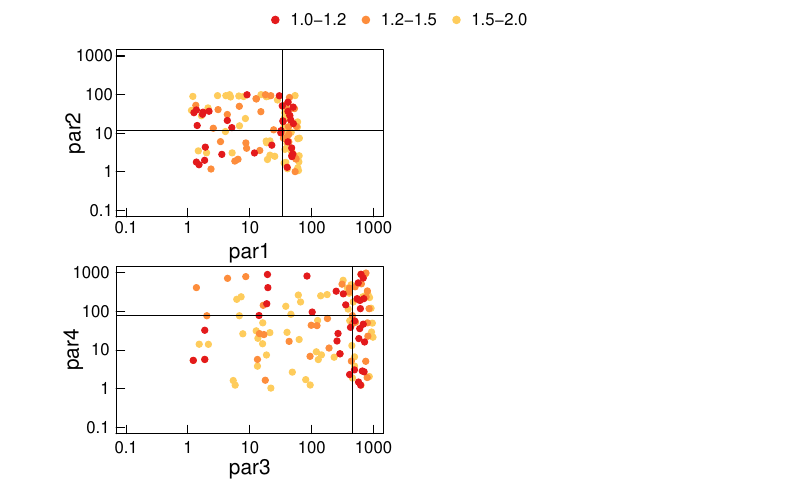

Reproduce this figure in R.
##################################################################################
# shell.R
#
# 
##################################################################################
library(sfsmisc)
library(magicaxis)
library(MASS)
library(lattice)
library(plotrix)

##################################################################################

# plotting transparency
alphap <- 0.0
 
# for colors, see:
# http://colorbrewer2.org/#type=sequential&scheme=YlOrRd&n=4
col1 <- "#e31a1c"
col2 <- "#fd8d3c"
col3 <- "#fecc5c"
#col4 <- "#ffffb2"

# symbols
# character
ch1 <- 19
ch2 <- 19
ch3 <- 19
# size
sz1 <- 1.0
sz2 <- 1.0
sz3 <- 1.0

##################################################################################

roundDown <- function(x) 10^floor(log10(x))
roundUp <- function(x) 10^ceiling(log10(x))

##################################################################################
# DISPLAYED RESULTS ARE FOR ALL SOLUTIONS 
##################################################################################
## make multi-panel graph;
## set margins in order south, west, north, east
## oma is "outer margin" of entire figure
## mar is the margin of individual panels, which sets margin sizes in
##    order bottom, left, top, right
## mfcol=c(nrows, ncols) fills in the matrix by columns 
## tck sets tick mark lengths; negative value makes them point
##    outward
## las=1 shows tick mark labels in horizontal orientation
## mgp sets axis label locations relative to edge of inner plot window;
###   first value represents label locations [xlab, ylab], the second
###   the tick mark labels, the third the tick marks; default is c(3,1,0)

# name of file with simulations
simu <- read.table("shell.out", header=TRUE, skip=0, na.strings = "NA")

## redirect graphic output to pdf file  
pdf(file="shell.pdf", width=8, height=5, onefile=F)

par(mfcol=c(2,2), mar=c(3,5,0,1), oma=c(1.0,2.0,3.0,2.0), tck=0.05, 
    las=1, mgp=c(0,0.1,0))

######## PLOT lt ##################################################################
# Tpeak versus rhopeak
plot( 1, type="n", lwd=2, xlim=c(1.0e-1,1.0e3), ylim=c(1.0e-1,1.0e3), 
       main="", xlab = "", ylab = "", axes=FALSE,
       cex=1.0, cex.lab=1.0, cex.axis=1.2, cex.main=1.0, log="xy" )
# control distance tick mark labels and axis
# don't touch first number
# second number controls distance tick mark labels and axis
# don't touch third number
magaxis(mgp=c(0,0.2,0), minorn=0, cex=1.0, cex.lab=1.0, cex.main=1.0, cex.axis=1.2)
box()

# control distance between axis and label [line=...]
title(xlab=expression(paste("par1")), line=2.0, cex.lab=1.5)  
title(ylab=expression(paste("par2")), line=1.7, cex.lab=1.5)

# add simulations
for (i in 1:length(simu$ratio_max)) {
    if(simu[i,5] >= 1.5 & simu[i,5] <= 2.0) {
      points(simu[i,1], simu[i,2], col=col3, pch=ch3, cex=sz3)
    }
}
for (i in 1:length(simu$ratio_max)) {
    if(simu[i,5] >= 1.2 & simu[i,5] <= 1.5){
      points(simu[i,1], simu[i,2], col=col2, pch=ch2, cex=sz2)
    }
}
for (i in 1:length(simu$ratio_max)) {
    if(simu[i,5] >= 1.0 & simu[i,5] <= 1.2) {
      points(simu[i,1], simu[i,2], col=col1, pch=ch1, cex=sz1)
    }
}
#for (i in 1:length(simu$ratio_max)) {
#    if(simu[i,9] <= 1.5) {
#      points(simu[i,1]/1e9, simu[i,2], col=col1, pch=ch1, cex=sz1)
#    }
#}

abline(h=12)
abline(v=34)

######## PLOT lb ##################################################################
## timeT versus timerho
plot( 1, type="n", lwd=2, xlim=c(1.0e-1,1.0e3), ylim=c(1.0e-1,1.0e3),
       main="", xlab = "", ylab = "", 
       cex=1.0, cex.lab=1.0, cex.main=1.0, cex.axis=1.0, log="xy", axes=FALSE )
# control distance tick mark labels and axis
# don't touch first number
# second number controls distance tick mark labels and axis
# don't touch third number
magaxis(mgp=c(0,0.4,0), minorn=0, cex=1.0, cex.lab=1.0, cex.main=1.0, cex.axis=1.2)
box()

# control distance between axis and label [line=...]
title(xlab=expression(paste("par3")), line=1.9, cex.lab=1.5)
title(ylab=expression(paste("par4")), line=1.8, cex.lab=1.5)

# add simulations
for (i in 1:length(simu$ratio_max)) {
    if(simu[i,5] >= 1.5 & simu[i,5] <= 2.0) {
      points(simu[i,3], simu[i,4], col=col3, pch=ch3, cex=sz3)
    }
}
for (i in 1:length(simu$ratio_max)) {
    if(simu[i,5] >= 1.2 & simu[i,5] <= 1.5){
      points(simu[i,3], simu[i,4], col=col2, pch=ch2, cex=sz2)
    }
}
for (i in 1:length(simu$ratio_max)) {
    if(simu[i,5] >= 1.0 & simu[i,5] <= 1.2) {
      points(simu[i,3], simu[i,4], col=col1, pch=ch1, cex=sz1)
    }
}
#for (i in 1:length(simu$ratio_max)) {
#    if(simu[i,9] <= 1.5) {
#      points(simu[i,4], simu[i,5], col=col1, pch=ch1, cex=sz1)
#    }
#}

abline(h=78)
abline(v=456)

# plot legend
par(fig = c(0, 1, 0, 1), oma = c(0, 0, 0, 0), mar = c(0, 0, 0, 0), new = TRUE)
plot(0, 0, type = "n", bty = "n", xaxt = "n", yaxt = "n")
legend("top", c("1.0-1.2 ", "1.2-1.5 ", "1.5-2.0 "), xpd = TRUE, horiz = TRUE,
     inset = c(0, 0), bty = "n", pch = c(ch1,ch2,ch3), col = c(col1, col2,
     col3), cex = 1.2)

dev.off( )


